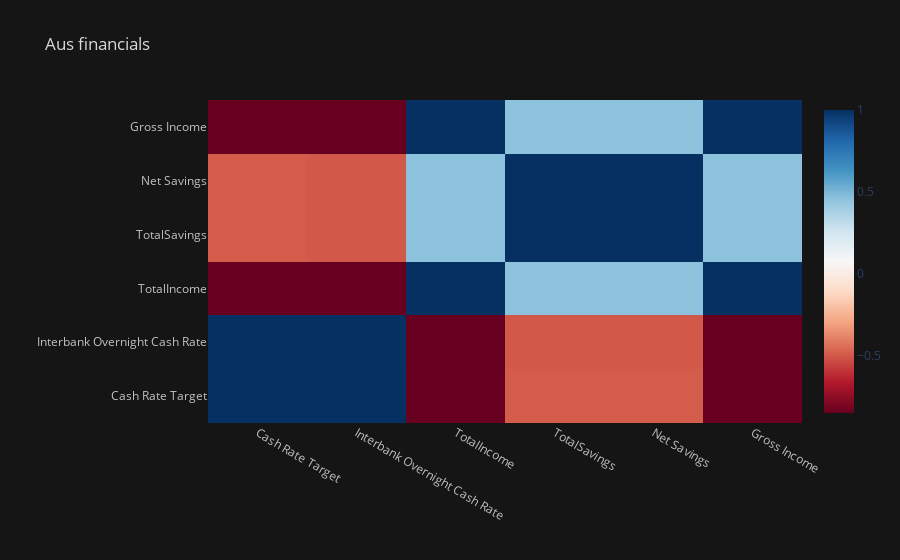

Notebook code cell kept with this figure:
### Code cell
aus_financials_corr_plot = aus_financials_corr.iplot(kind='heatmap',
                                                     title="Aus financials",
                                                     asFigure=True,
                                                     asImage=True,
                                                     colorscale='rdbu')
aus_financials_corr_plot

### Figure 1 — Plotly figure (JSON) as saved in the notebook; plotly's stock layout.template omitted (floating-point values rounded to 4 significant figures)
{"data": [{"colorscale": [[0, "rgb(103,0,31)"], [0.1, "rgb(178,24,43)"], [0.2, "rgb(214,96,77)"], [0.3, "rgb(244,165,130)"], [0.4, "rgb(253,219,199)"], [0.5, "rgb(247,247,247)"], [0.6, "rgb(209,229,240)"], [0.7, "rgb(146,197,222)"], [0.8, "rgb(67,147,195)"], [0.9, "rgb(33,102,172)"], [1, "rgb(5,48,97)"]], "type": "heatmap", "x": ["Cash Rate Target", "Interbank Overnight Cash Rate", "TotalIncome", "TotalSavings", "Net Savings", "Gross Income"], "y": ["Cash Rate Target", "Interbank Overnight Cash Rate", "TotalIncome", "TotalSavings", "Net Savings", "Gross Income"], "z": [[1, 0.9999, -0.8486, -0.492, -0.492, -0.8486], [0.9999, 1, -0.8509, -0.4993, -0.4993, -0.8509], [-0.8486, -0.8509, 1, 0.4568, 0.4568, 1], [-0.492, -0.4993, 0.4568, 1, 1, 0.4568], [-0.492, -0.4993, 0.4568, 1, 1, 0.4568], [-0.8486, -0.8509, 1, 0.4568, 0.4568, 1]], "zmax": 1, "zmin": -0.8509}], "layout": {"autosize": true, "legend": {"bgcolor": "#151516", "font": {"color": "#D9D9D9"}}, "paper_bgcolor": "#151516", "plot_bgcolor": "#151516", "title": {"font": {"color": "#D9D9D9"}, "text": "Aus financials"}, "xaxis": {"autorange": true, "gridcolor": "#434343", "range": [-0.5, 5.5], "showgrid": true, "tickfont": {"color": "#C2C2C2"}, "title": {"font": {"color": "#D9D9D9"}, "text": ""}, "type": "category", "zerolinecolor": "#666570"}, "yaxis": {"autorange": true, "gridcolor": "#434343", "range": [-0.5, 5.5], "showgrid": true, "tickfont": {"color": "#C2C2C2"}, "title": {"font": {"color": "#D9D9D9"}, "text": ""}, "type": "category", "zerolinecolor": "#666570"}}}
